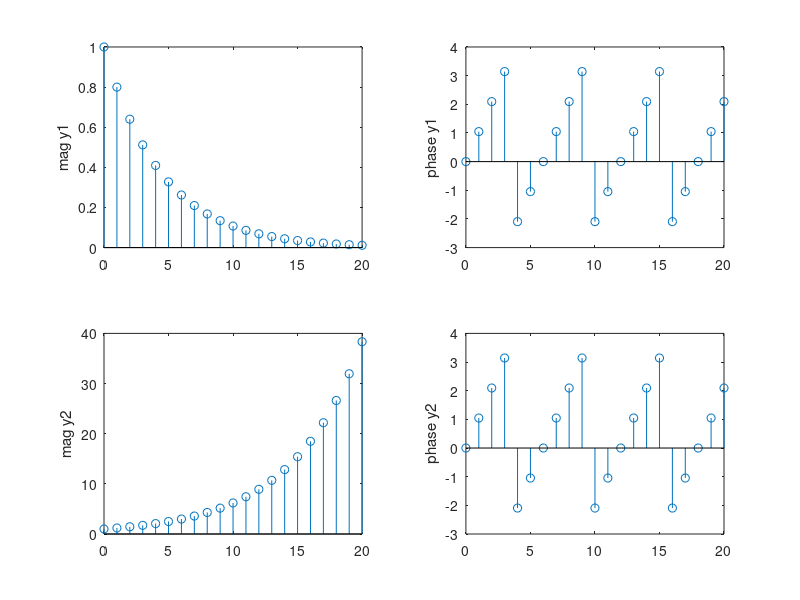

Reproduce this figure in MATLAB.
clc;
clear;
n=0:1:20;
r1=0.8;
r2=1.2;
y1=(r1.^n) .*exp(1i*n*(pi/3));
y2=(r2.^n) .*exp(1i*n*(pi/3));

subplot(2,2,1);
stem(n,abs(y1));
ylabel('mag y1');

subplot(2,2,2);
stem(n,angle(y1));
ylabel('phase y1');

subplot(2,2,3);
stem(n,abs(y2));
ylabel('mag y2');

subplot(2,2,4);
stem(n,angle(y2));
ylabel('phase y2');